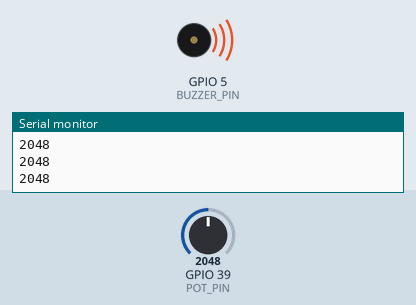
This sketch was run on a simulated ESP32. On the bench: buzzer (waves = sounding), the last lines printed to the serial monitor. The test bench sets the inputs (shaded band); at power-on: GPIO 39 (POT_PIN) = 2048.

Above: at 1.2 s.
1.3 s: GPIO 39 (POT_PIN) set to 18
2.8 s: GPIO 39 (POT_PIN) set to 14
At 3.7 s:
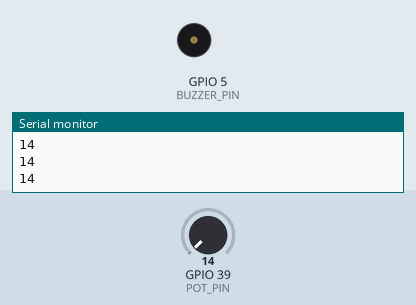
4.3 s: GPIO 39 (POT_PIN) set to 491
At 5.1 s:
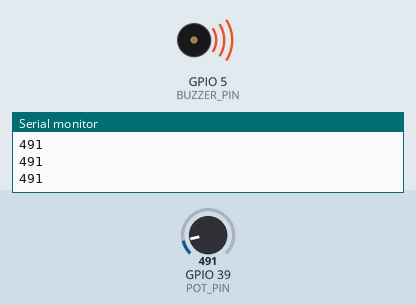
5.8 s: GPIO 39 (POT_PIN) set to 0
At 6.4 s:
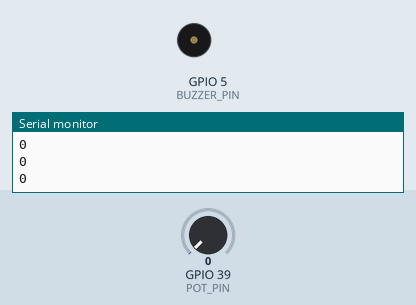
Timing chart, 0 to 8.3 s (numbered marks = the images above; inputs shaded):
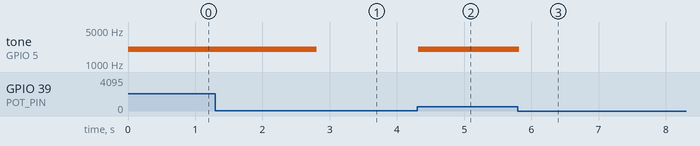

Measured:
- the behaviour switches between 17 and 16 on GPIO 39 (POT_PIN) (found by bisection; images 0 and 1)
- after the input at 2.8 s, tone on GPIO 5 (BUZZER_PIN): 2000 Hz → silent at once
- after the input at 4.3 s, tone on GPIO 5 (BUZZER_PIN): silent → 2000 Hz at once
- after the input at 5.8 s, tone on GPIO 5 (BUZZER_PIN): 2000 Hz → silent at once

The sketch:

potentiometer.ino
```cpp
#define BUZZER_PIN 5
#define POT_PIN 39

#define BUZZER_FREQ 2000
#define RESOLUTION 8

void setup() {
  ledcAttach(BUZZER_PIN, BUZZER_FREQ, RESOLUTION);

  Serial.begin(115200);
}

void loop() {
  int value = analogRead(POT_PIN);

  int buzzerSound = map(value, 0, 4095, 0, 255);

  Serial.println(value);

  ledcWrite(BUZZER_PIN, buzzerSound);

  delay(50);
}
```
